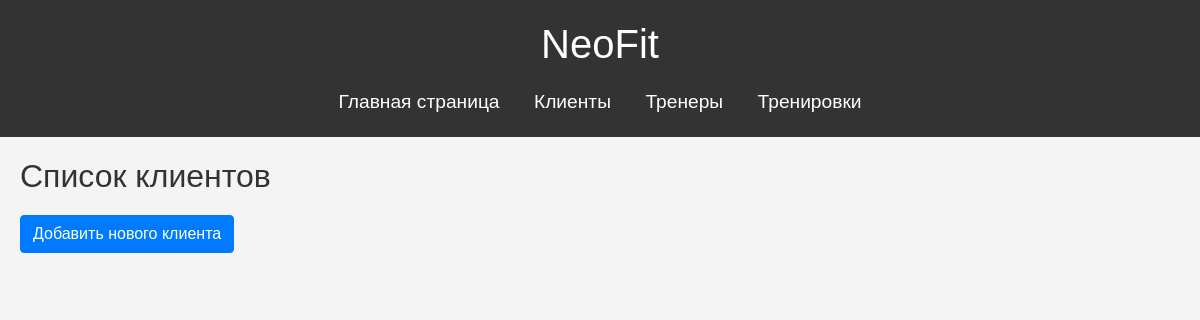
Before: /appointments/clients/ with the older database file.
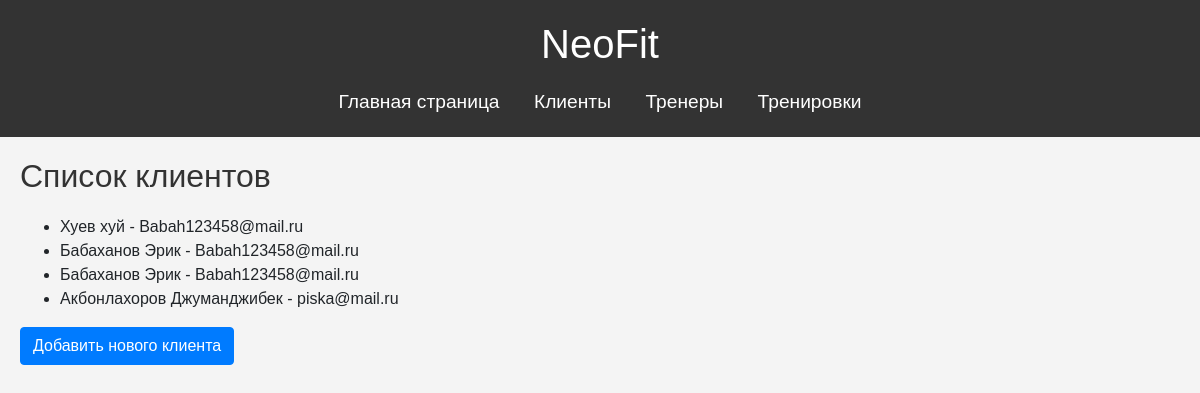
After: the same page with the newer database file.
### appointments/models.py (models this page shows, shortened)
class Client(models.Model):
    last_name = models.CharField(max_length=100)  # Фамилия
    first_name = models.CharField(max_length=100)  # Имя
    middle_name = models.CharField(max_length=100, blank=True, null=True)  # Отчество (необязательно)
    email = models.EmailField()
    phone_number = models.CharField(max_length=15)  # Номер телефона
    birthdate = models.DateField(null=True, blank=True)  # Дата рождения

### appointments/views.py (the view)
# urls.py: path('clients/', views.client_list, name='client_list'),
def client_list(request):
    clients = Client.objects.all()
    return render(request, 'appointments/client_list.html', {'clients': clients})

### appointments/templates/appointments/client_list.html
{% extends 'appointments/base.html' %}
{% block content %}
    <h2>Список клиентов</h2>
    <ul>
        {% for client in clients %}
            <li>{{ client.last_name }} {{ client.first_name }} - {{ client.email }}</li>
        {% endfor %}
    </ul>
    <a href="{% url 'appointments:create_client' %}" class="btn btn-primary">Добавить нового клиента</a>
{% endblock %}

### appointments/templates/appointments/base.html (shortened to what this page needs)
<!DOCTYPE html>
<html lang="en">
<head>
    <link rel="stylesheet" href="https://stackpath.bootstrapcdn.com/bootstrap/4.5.2/css/bootstrap.min.css">
    {% load static %}
    <link rel="stylesheet" href="{% static 'css/style.css' %}">
</head>
<body>
    <header>
        <h1>NeoFit</h1>
        <nav>
            <a href="{% url 'main:home' %}">Главная страница</a>
            <a href="{% url 'appointments:client_list' %}">Клиенты</a>
            <a href="{% url 'appointments:trainer_list' %}">Тренеры</a>
            <a href="{% url 'appointments:training_session_list' %}">Тренировки</a>
        </nav>
    </header>
    <main>
        {% block content %}
        {% endblock %}
    </main>
</body>
</html>

### neofit/static/css/style.css (style rules this page uses)
body { font-family: Arial, sans-serif; background-color: #f4f4f4; margin: 0; padding: 0; }
header { background-color: #333; color: white; padding: 20px; text-align: center; }
header h1 { margin: 0; font-size: 2.5em; }
nav { margin-top: 20px; }
nav a { color: white; text-decoration: none; margin: 0 15px; font-size: 1.2em; transition: color 0.3s ease; }
main { padding: 20px; max-width: 1200px; margin: 0 auto; }
main h2 { font-size: 2em; margin-bottom: 20px; color: #333; }
a { color: #333; }

Changed rows visible on the page:
added Client: last_name "Хуев", first_name "хуй", email "Babah123458@mail.ru"
added Client: last_name "Бабаханов", first_name "Эрик", email "Babah123458@mail.ru"
added Client: last_name "Бабаханов", first_name "Эрик", email "Babah123458@mail.ru"
added Client: last_name "Акбонлахоров", first_name "Джуманджибек", email "piska@mail.ru"
